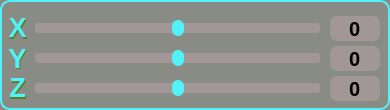
   <widget class="QGroupBox" name="RotateOBJ">
    <property name="geometry">
     <rect>
      <x>1040</x>
      <y>542</y>
      <width>390</width>
      <height>110</height>
     </rect>
    </property>
    <property name="font">
     <font>
      <pointsize>20</pointsize>
      <bold>true</bold>
     </font>
    </property>
    <property name="styleSheet">
     <string notr="true">QGroupBox {
    background-color: rgb(137, 140, 132);
    border-radius: 10px;
    border: 2px solid rgb(81, 241, 249); 
    padding: 0 10px;
}</string>
    </property>
    <property name="title">
     <string/>
    </property>
    <property name="alignment">
     <set>Qt::AlignCenter</set>
    </property>
    <widget class="QSlider" name="slider_rotate_x">
     <property name="geometry">
      <rect>
       <x>30</x>
       <y>16</y>
       <width>295</width>
       <height>25</height>
      </rect>
     </property>
     <property name="styleSheet">
      <string notr="true">QSlider {
    background-color: rgba(161, 151, 151,0);
}

QSlider::groove:horizontal {
    background-color: rgb(161, 151, 151);
    height: 10px;
    border-radius: 3px;
    margin: 0 5px; /* Добавляем отступы с левой и правой стороны */
}

QSlider::handle:horizontal {
    background-color: rgb(81, 241, 249);
    width: 12px;
    height: 12px;
    margin: -3px 0;
    border-radius: 6px;
}
</string>
     </property>
     <property name="minimum">
      <number>-360</number>
     </property>
     <property name="maximum">
      <number>360</number>
     </property>
     <property name="value">
      <number>0</number>
     </property>
     <property name="sliderPosition">
      <number>0</number>
     </property>
     <property name="tracking">
      <bool>true</bool>
     </property>
     <property name="orientation">
      <enum>Qt::Horizontal</enum>
     </property>
     <property name="invertedAppearance">
      <bool>false</bool>
     </property>
     <property name="invertedControls">
      <bool>false</bool>
     </property>
    </widget>
    <widget class="QLabel" name="x_rotate_label_back_2">
     <property name="geometry">
      <rect>
       <x>6</x>
       <y>16</y>
       <width>25</width>
       <height>25</height>
      </rect>
     </property>
     <property name="font">
      <font>
       <pointsize>21</pointsize>
       <italic>false</italic>
       <bold>true</bold>
       <underline>false</underline>
       <strikeout>false</strikeout>
      </font>
     </property>
     <property name="styleSheet">
      <string notr="true">color:#5f7c28;
background-color: rgba(1,1,1,0);</string>
     </property>
     <property name="text">
      <string>X</string>
     </property>
     <property name="alignment">
      <set>Qt::AlignCenter</set>
     </property>
    </widget>
    <widget class="QLabel" name="x_rotate_label_front_2">
     <property name="geometry">
      <rect>
       <x>5</x>
       <y>15</y>
       <width>25</width>
       <height>25</height>
      </rect>
     </property>
     <property name="font">
      <font>
       <pointsize>20</pointsize>
       <italic>false</italic>
       <bold>true</bold>
      </font>
     </property>
     <property name="styleSheet">
      <string notr="true">color: rgb(81, 241, 249);
background-color: rgba(1,1,1,0);</string>
     </property>
     <property name="text">
      <string>X</string>
     </property>
     <property name="alignment">
      <set>Qt::AlignCenter</set>
     </property>
    </widget>
    <widget class="QLabel" name="y_rotate_label_back_2">
     <property name="geometry">
      <rect>
       <x>6</x>
       <y>46</y>
       <width>25</width>
       <height>25</height>
      </rect>
     </property>
     <property name="font">
      <font>
       <pointsize>21</pointsize>
       <italic>false</italic>
       <bold>true</bold>
      </font>
     </property>
     <property name="styleSheet">
      <string notr="true">color:#5f7c28;
background-color: rgba(1,1,1,0);</string>
     </property>
     <property name="text">
      <string>Y</string>
     </property>
     <property name="alignment">
      <set>Qt::AlignCenter</set>
     </property>
    </widget>
    <widget class="QLabel" name="y_rotate_label_front_2">
     <property name="geometry">
      <rect>
       <x>5</x>
       <y>45</y>
       <width>25</width>
       <height>25</height>
      </rect>
     </property>
     <property name="font">
      <font>
       <pointsize>21</pointsize>
       <italic>false</italic>
       <bold>true</bold>
       <underline>false</underline>
       <strikeout>false</strikeout>
      </font>
     </property>
     <property name="styleSheet">
      <string notr="true">color: rgb(81, 241, 249);
background-color: rgba(1,1,1,0);</string>
     </property>
     <property name="text">
      <string>Y</string>
     </property>
     <property name="alignment">
      <set>Qt::AlignCenter</set>
     </property>
    </widget>
    <widget class="QSlider" name="slider_rotate_y">
     <property name="geometry">
      <rect>
       <x>30</x>
       <y>46</y>
       <width>295</width>
       <height>25</height>
      </rect>
     </property>
<property name="styleSheet">
    <string notr="true">
        /* Base QSlider style */
        QSlider {
            background-color: transparent; /* Transparent background for the slider */
        }

        /* Groove style for horizontal orientation */
        QSlider::groove:horizontal {
            background-color: rgb(161, 151, 151); /* Dark background color */
            height: 10px; /* Height of the groove */
            border-radius: 3px; /* Rounded corners */
            margin: 0 5px; /* Margin for spacing on both sides */
        }

        /* Handle style for horizontal orientation */
        QSlider::handle:horizontal {
            background-color: rgb(81, 241, 249); /* Light blue handle color */
            width: 12px; /* Width of the handle */
            height: 12px; /* Height of the handle */
            margin: -3px 0; /* Adjust position */
            border-radius: 6px; /* Rounded shape */
        }

        /* Handle style for when pressed */
        QSlider::handle:horizontal:pressed {
            background-color: rgb(41, 201, 209); /* Adjusted color when pressed */
        }

        /* Handle style for when hovered */
        QSlider::handle:horizontal:hover {
            background-color: rgb(121, 261, 269); /* Lighter blue color when hovered */
        }
    </string>
</property>

     <property name="minimum">
      <number>-360</number>
     </property>
     <property name="maximum">
      <number>360</number>
     </property>
     <property name="value">
      <number>0</number>
     </property>
     <property name="sliderPosition">
      <number>0</number>
     </property>
     <property name="tracking">
      <bool>true</bool>
     </property>
     <property name="orientation">
      <enum>Qt::Horizontal</enum>
     </property>
     <property name="invertedAppearance">
      <bool>false</bool>
     </property>
     <property name="invertedControls">
      <bool>false</bool>
     </property>
    </widget>
    <widget class="QSlider" name="slider_rotate_z">
     <property name="geometry">
      <rect>
       <x>30</x>
       <y>76</y>
       <width>295</width>
       <height>25</height>
      </rect>
     </property>
<property name="styleSheet">
    <string notr="true">
        /* Base QSlider style */
        QSlider {
            background-color: transparent; /* Transparent background for the slider */
        }

        /* Groove style for horizontal orientation */
        QSlider::groove:horizontal {
            background-color: rgb(161, 151, 151); /* Dark background color */
            height: 10px; /* Height of the groove */
            border-radius: 3px; /* Rounded corners */
            margin: 0 5px; /* Margin for spacing on both sides */
        }

        /* Handle style for horizontal orientation */
        QSlider::handle:horizontal {
            background-color: rgb(81, 241, 249); /* Light blue handle color */
            width: 12px; /* Width of the handle */
            height: 12px; /* Height of the handle */
            margin: -3px 0; /* Adjust position */
            border-radius: 6px; /* Rounded shape */
        }

        /* Handle style for when pressed */
        QSlider::handle:horizontal:pressed {
            background-color: rgb(41, 201, 209); /* Adjusted color when pressed */
        }

        /* Handle style for when hovered */
        QSlider::handle:horizontal:hover {
            background-color: rgb(121, 261, 269); /* Lighter blue color when hovered */
        }
    </string>
</property>

     <property name="minimum">
      <number>-360</number>
     </property>
     <property name="maximum">
      <number>360</number>
     </property>
     <property name="value">
      <number>0</number>
     </property>
     <property name="sliderPosition">
      <number>0</number>
     </property>
     <property name="tracking">
      <bool>true</bool>
     </property>
     <property name="orientation">
      <enum>Qt::Horizontal</enum>
     </property>
     <property name="invertedAppearance">
      <bool>false</bool>
     </property>
     <property name="invertedControls">
      <bool>false</bool>
     </property>
    </widget>
    <widget class="QLabel" name="z_rotate_label_back_2">
     <property name="geometry">
      <rect>
       <x>6</x>
       <y>76</y>
       <width>25</width>
       <height>25</height>
      </rect>
     </property>
     <property name="font">
      <font>
       <pointsize>21</pointsize>
       <italic>false</italic>
       <bold>true</bold>
       <underline>false</underline>
       <strikeout>false</strikeout>
      </font>
     </property>
     <property name="styleSheet">
      <string notr="true">color:#5f7c28;
background-color: rgba(1,1,1,0);</string>
     </property>
     <property name="text">
      <string>Z</string>
     </property>
     <property name="alignment">
      <set>Qt::AlignCenter</set>
     </property>
    </widget>
    <widget class="QLabel" name="z_rotate_label_front_2">
     <property name="geometry">
      <rect>
       <x>5</x>
       <y>75</y>
       <width>25</width>
       <height>25</height>
      </rect>
     </property>
     <property name="font">
      <font>
       <pointsize>20</pointsize>
       <italic>false</italic>
       <bold>true</bold>
      </font>
     </property>
     <property name="styleSheet">
      <string notr="true">color: rgb(81, 241, 249);
background-color: rgba(1,1,1,0);</string>
     </property>
     <property name="text">
      <string>Z</string>
     </property>
     <property name="alignment">
      <set>Qt::AlignCenter</set>
     </property>
    </widget>
    <widget class="QSpinBox" name="spin_box_rotate_x">
     <property name="geometry">
      <rect>
       <x>330</x>
       <y>16</y>
       <width>50</width>
       <height>25</height>
      </rect>
     </property>
     <property name="font">
      <font>
       <pointsize>15</pointsize>
       <bold>true</bold>
      </font>
     </property>
     <property name="focusPolicy">
      <enum>Qt::ClickFocus</enum>
     </property>
     <property name="styleSheet">
      <string notr="true">border-radius: 7px;
background-color:rgb(161, 151, 151);</string>
     </property>
     <property name="alignment">
      <set>Qt::AlignCenter</set>
     </property>
     <property name="buttonSymbols">
      <enum>QAbstractSpinBox::NoButtons</enum>
     </property>
     <property name="minimum">
      <number>-360</number>
     </property>
     <property name="maximum">
      <number>360</number>
     </property>
    </widget>
    <widget class="QSpinBox" name="spin_box_rotate_y">
     <property name="geometry">
      <rect>
       <x>330</x>
       <y>46</y>
       <width>50</width>
       <height>25</height>
      </rect>
     </property>
     <property name="font">
      <font>
       <pointsize>15</pointsize>
       <bold>true</bold>
      </font>
     </property>
     <property name="focusPolicy">
      <enum>Qt::ClickFocus</enum>
     </property>
     <property name="styleSheet">
      <string notr="true">border-radius: 7px;
background-color:rgb(161, 151, 151);</string>
     </property>
     <property name="alignment">
      <set>Qt::AlignCenter</set>
     </property>
     <property name="buttonSymbols">
      <enum>QAbstractSpinBox::NoButtons</enum>
     </property>
     <property name="minimum">
      <number>-360</number>
     </property>
     <property name="maximum">
      <number>360</number>
     </property>
    </widget>
    <widget class="QSpinBox" name="spin_box_rotate_z">
     <property name="geometry">
      <rect>
       <x>330</x>
       <y>76</y>
       <width>50</width>
       <height>25</height>
      </rect>
     </property>
     <property name="font">
      <font>
       <pointsize>15</pointsize>
       <bold>true</bold>
      </font>
     </property>
     <property name="focusPolicy">
      <enum>Qt::ClickFocus</enum>
     </property>
     <property name="styleSheet">
      <string notr="true">border-radius: 7px;
background-color:rgb(161, 151, 151);</string>
     </property>
     <property name="alignment">
      <set>Qt::AlignCenter</set>
     </property>
     <property name="buttonSymbols">
      <enum>QAbstractSpinBox::NoButtons</enum>
     </property>
     <property name="minimum">
      <number>-360</number>
     </property>
     <property name="maximum">
      <number>360</number>
     </property>
    </widget>
   </widget>
